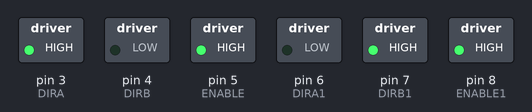
A sketch run on a simulated Arduino Uno, built with avr-gcc and run on an emulated ATmega328P. Shown: switched loads named in the sketch (green lamp = pin HIGH). What the sketch prints to the serial monitor is not drawn.

Above: at 0.1 s.
Timing chart, 0 to 1.6 s (numbered marks = the images above):
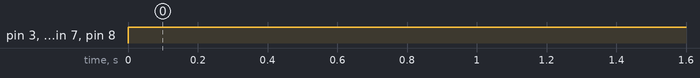

Measured:
- by itself, pin 3 (DIRA), pin 5 (ENABLE), pin 7 (DIRB1), pin 8 (ENABLE1): LOW → HIGH at 0.00 s

The sketch:

motor_test1.ino
```cpp
/*
 * Mapping Robot
 * George Oda
 * Testing motors
 *
 */

#define ENABLE 5
#define DIRA 3
#define DIRB 4

#define ENABLE1 8
#define DIRA1 6
#define DIRB1 7

int i;

void setup() {
  //---set pin direction
  pinMode(ENABLE,OUTPUT);
  pinMode(DIRA,OUTPUT);
  pinMode(DIRB,OUTPUT);
  pinMode(ENABLE1,OUTPUT);
  pinMode(DIRA1,OUTPUT);
  pinMode(DIRB1,OUTPUT);
  Serial.begin(9600);
}

void loop() {
  //---back and forth example
    Serial.println("One way, then reverse");
    digitalWrite(ENABLE,50); // enable on
    digitalWrite(ENABLE1,HIGH); // enable on

    digitalWrite(DIRA,HIGH); //one way
    digitalWrite(DIRA1,LOW); //one way
    digitalWrite(DIRB,LOW);
    digitalWrite(DIRB1,HIGH);
}
```
